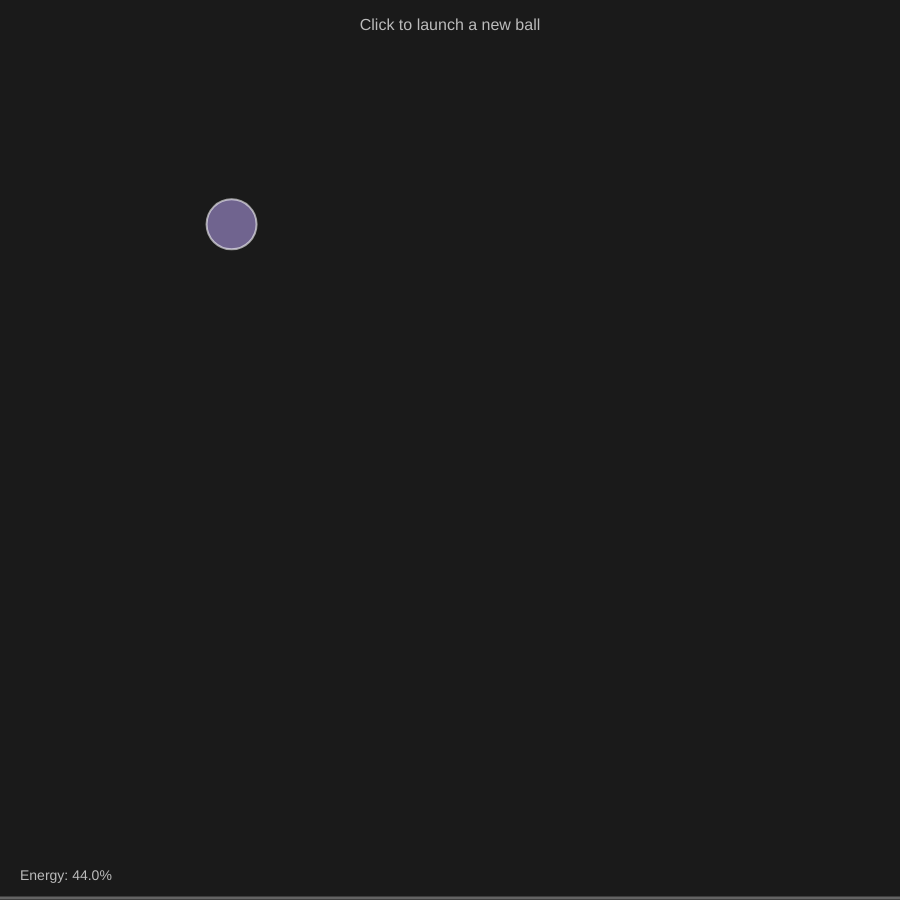
Frame 1 (no input)
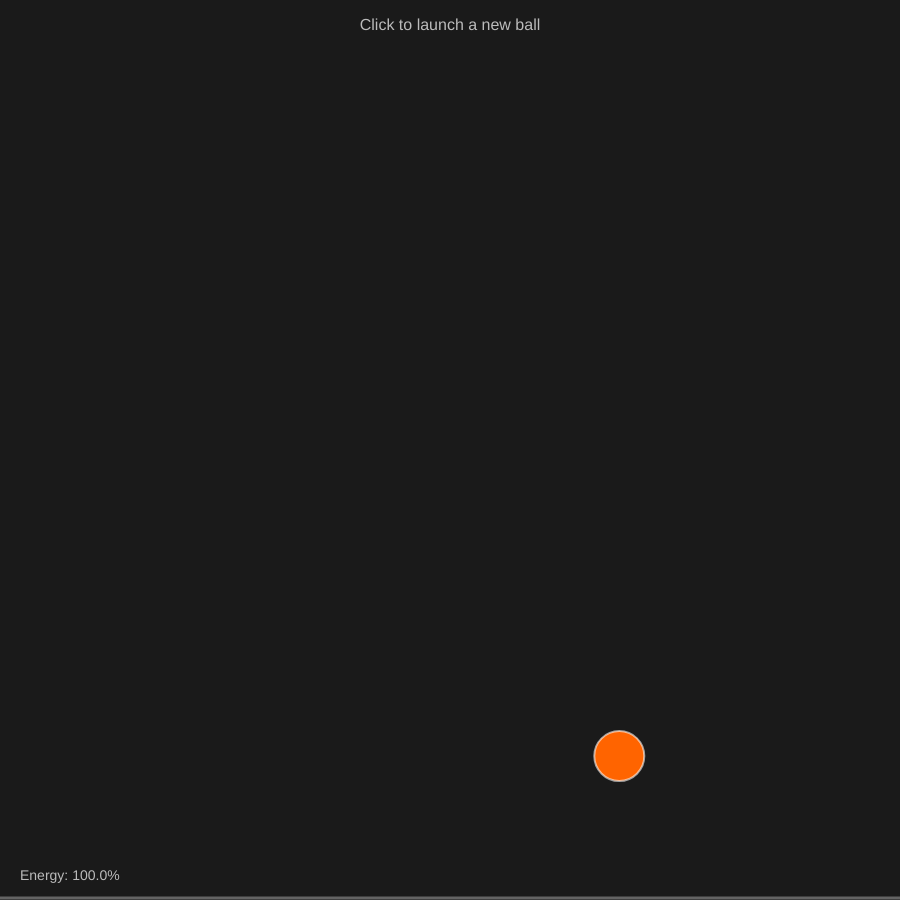
Frame 60 (no input)
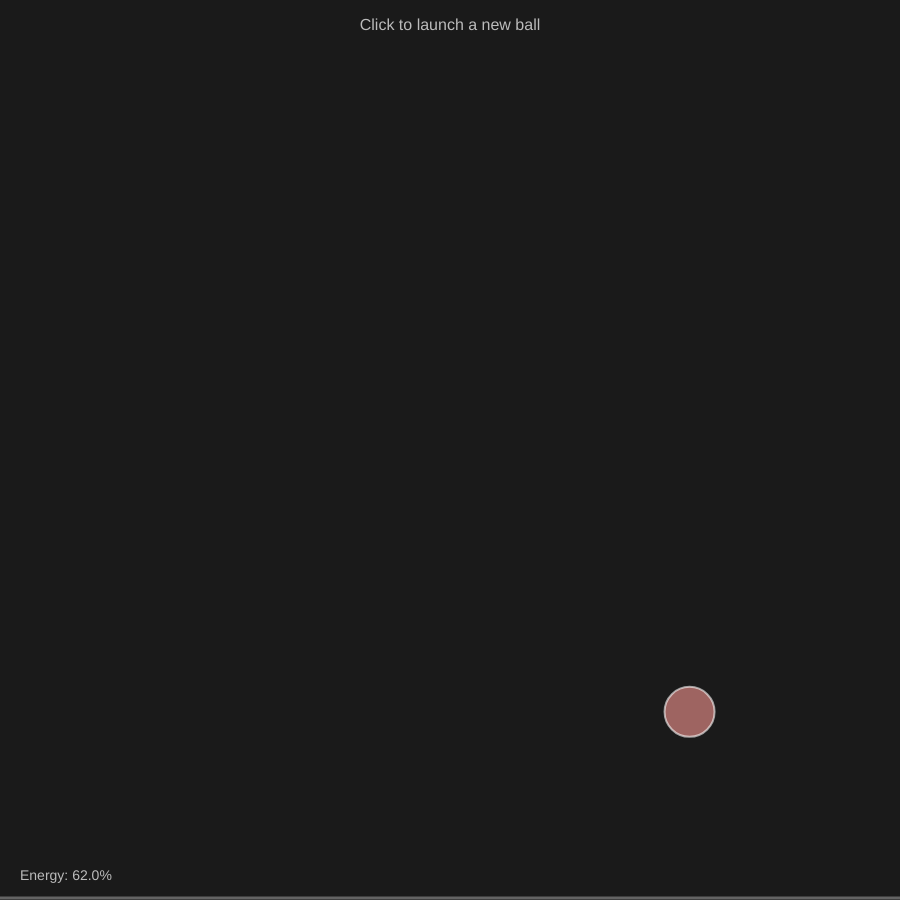
Frame 120 (the mouse pressed at the canvas centre since frame 60)

The p5.js sketch that drew these frames (run headless with seeded random() and noise() and a simulated clock; from frame 60 on, the mouse is pressed at the canvas centre):

// p5.js sketch
// ── sketch.js
// Ball properties
let ball = {
  x: 0,
  y: 0,
  vx: 0,
  vy: 0,
  radius: 25
};

// Physics constants
let gravity = 0.5;
let energyLoss = 0.75; // Loses 25% of energy on each bounce

function setup() {
  const s = min(windowWidth, windowHeight) * 0.9;
  createCanvas(s, s);
  
  // Initialize ball
  resetBall();
}

function windowResized() {
  const s = min(windowWidth, windowHeight) * 0.9;
  resizeCanvas(s, s);
}

function draw() {
  background(26, 26, 26);
  
  // Apply gravity
  ball.vy += gravity;
  
  // Update position
  ball.x += ball.vx;
  ball.y += ball.vy;
  
  // Check boundaries and lose energy
  // Floor
  if (ball.y + ball.radius > height) {
    ball.y = height - ball.radius;
    ball.vy *= -energyLoss;
    
    // Stop if velocity is very small
    if (abs(ball.vy) < 0.5) {
      ball.vy = 0;
    }
  }
  
  // Ceiling
  if (ball.y - ball.radius < 0) {
    ball.y = ball.radius;
    ball.vy *= -energyLoss;
  }
  
  // Walls
  if (ball.x + ball.radius > width) {
    ball.x = width - ball.radius;
    ball.vx *= -energyLoss;
    
    // Stop if velocity is very small
    if (abs(ball.vx) < 0.5) {
      ball.vx = 0;
    }
  }
  
  if (ball.x - ball.radius < 0) {
    ball.x = ball.radius;
    ball.vx *= -energyLoss;
    
    // Stop if velocity is very small
    if (abs(ball.vx) < 0.5) {
      ball.vx = 0;
    }
  }
  
  // Draw ground line
  stroke(100);
  strokeWeight(3);
  line(0, height - 2, width, height - 2);
  
  // Calculate energy level for color (based on total velocity)
  let speed = sqrt(ball.vx * ball.vx + ball.vy * ball.vy);
  let maxSpeed = 15;
  let energyLevel = constrain(speed / maxSpeed, 0, 1);
  
  // Color changes from blue (low energy) to red (high energy)
  let r = energyLevel * 255;
  let b = (1 - energyLevel) * 255;
  
  // Draw the ball
  fill(r, 100, b);
  stroke(255, 150);
  strokeWeight(2);
  circle(ball.x, ball.y, ball.radius * 2);
  
  // Instructions
  fill(255, 180);
  noStroke();
  textAlign(CENTER);
  textSize(16);
  text("Click to launch a new ball", width / 2, 30);
  
  // Show energy level
  textAlign(LEFT);
  textSize(14);
  text("Energy: " + nf(energyLevel * 100, 2, 1) + "%", 20, height - 20);
}

function resetBall() {
  ball.x = width / 4;
  ball.y = height / 4;
  ball.vx = random(3, 8);
  ball.vy = random(-2, 2);
}

function mousePressed() {
  // Launch a new ball from mouse position
  ball.x = mouseX;
  ball.y = mouseY;
  ball.vx = random(-8, 8);
  ball.vy = random(-8, 8);
}

function touchStarted() {
  mousePressed();
  return false; // prevent default touch behavior
}
